Frame 1 (no input): blank canvas, image omitted
Frame 60 (no input): blank canvas, image omitted
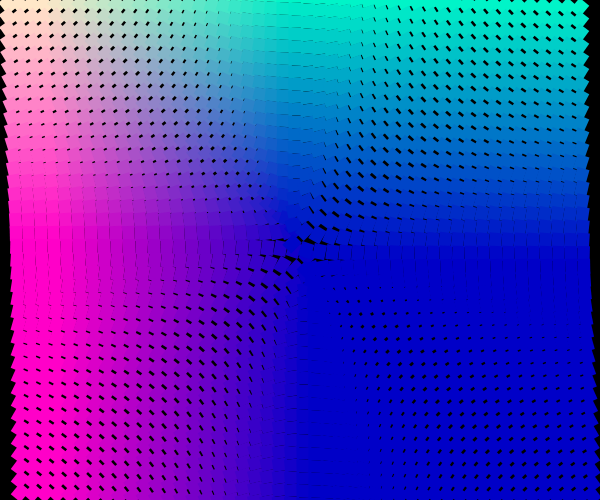
Frame 120 (the mouse pressed at the canvas centre since frame 60)

The p5.js sketch whose frames 1 and 60 were blank and that drew this single picture after the mouse press (run headless with seeded random() and noise() and a simulated clock; from frame 60 on, the mouse is pressed at the canvas centre):

// p5.js sketch
// ── sketch.js
let rows;
let columns;
let size;
let rects = [];

function setup() {
  createCanvas(600, 500);
  let size = (height/width)*15;
  rectMode(CENTER);
  angleMode(DEGREES);
  
  rows = height/size;
  columns = width/size;
  for(let i=0; i<columns; i++){
    rects[i] = [];
    for (let j=0; j<rows; j++){
      rects[i][j] = new myRect(size/2 + i*size, size/2 + j*size);
    }
  }
}

function draw() {
  background(0);
  
  for(let i=0; i<columns; i++){
    for(let j=0; j<rows; j++){
      rects[i][j].spin();
    }
  }
}


// ── obj.js
class myRect {
  constructor(x,y){
    this.x = x;
    this.y = y;
  }
  
  spin(){
    push()
    translate(this.x, this.y);
    let angle = atan2(this.x-mouseX, this.y-mouseY);
    rotate(angle);
    
    noStroke();
    fill(mouseX-this.x,mouseY-this.y,200);
    rect(10, 10, mouseX/20, mouseY/20);
    pop();
  }
}
